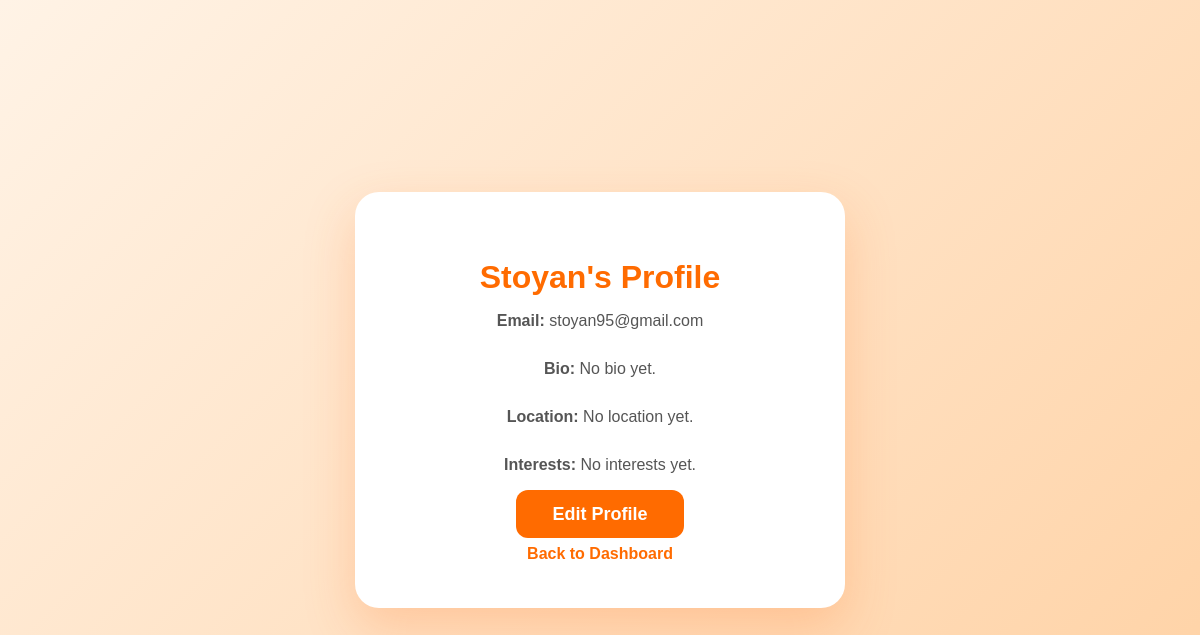
Page /profile/ (signed in) on the earlier database version.
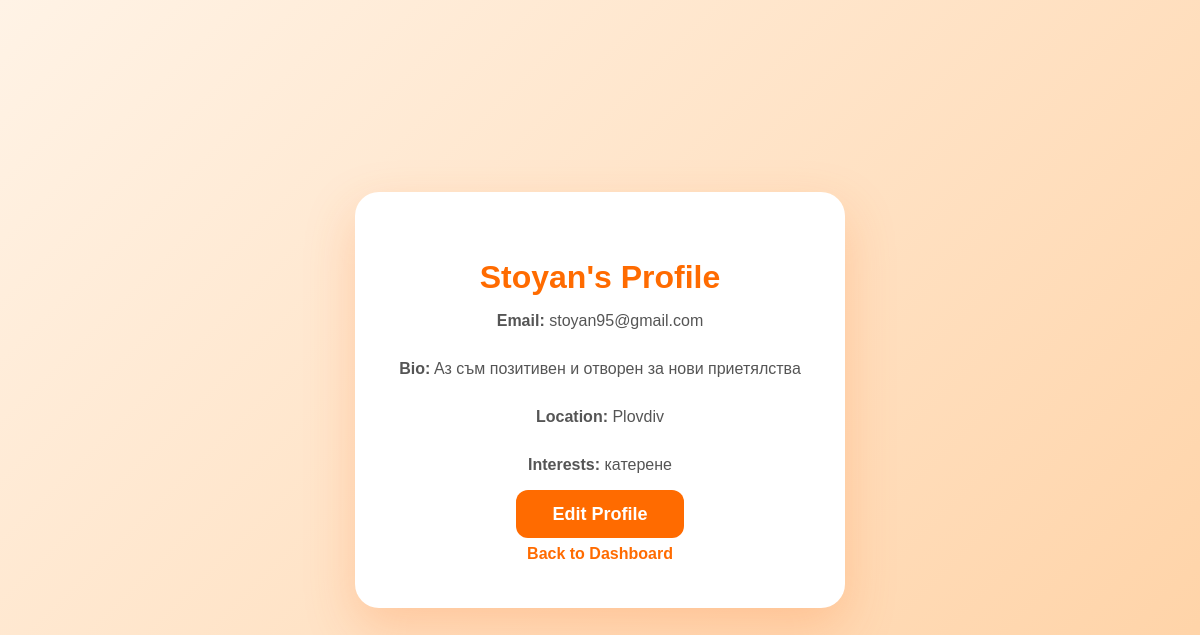
Same page on the later database version.
### accounts/models.py (models this page shows, shortened)
class Profile(models.Model):
    user = models.OneToOneField(User, on_delete=models.CASCADE)
    bio = models.TextField(blank=True)
    location = models.CharField(max_length=100, blank=True)
    interests = models.CharField(max_length=200, blank=True)
    profile_picture = models.ImageField(
        upload_to="profiles/",
        blank=True,
        null=True
    )

### accounts/views.py (the view)
# urls.py: path("profile/", views.profile_view, name="profile"),
@login_required
def profile_view(request):
    profile, created = Profile.objects.get_or_create(
        user=request.user
    )
    return render(request, "accounts/profile.html", {
        "profile": profile
    })

### accounts/templates/accounts/profile.html (shortened to what this page needs)
{% extends "base.html" %}
{% block content %}
<div class="center-page">
    <div class="auth-card">
        <h1>{{ request.user.username }}'s Profile</h1>
        <p><strong>Email:</strong> {{ request.user.email }}</p>
        <p><strong>Bio:</strong> {{ profile.bio|default:"No bio yet." }}</p>
        <p><strong>Location:</strong> {{ profile.location|default:"No location yet." }}</p>
        <p><strong>Interests:</strong> {{ profile.interests|default:"No interests yet." }}</p>
        <a href="{% url 'edit_profile' %}" class="btn btn-primary">
            Edit Profile
        </a>
        <a href="{% url 'dashboard' %}" class="link">
            Back to Dashboard
        </a>
    </div>
</div>
{% endblock %}

Differences in the rows shown:
changed Profile: bio "No bio yet." → "Aз съм позитивен и отворен за нови приетялства"; location "No location yet." → "Plovdiv"; interests "No interests yet." → "катерене"
